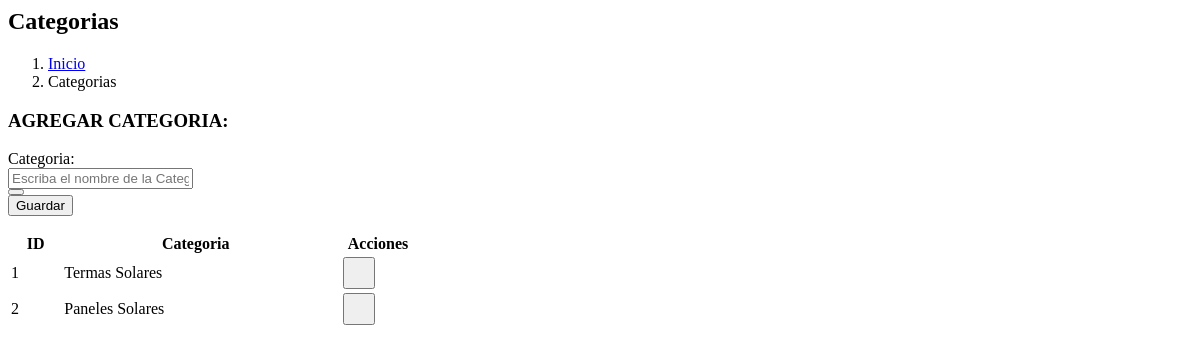
/administrador/category.php, run on an earlier commit of the app's database.
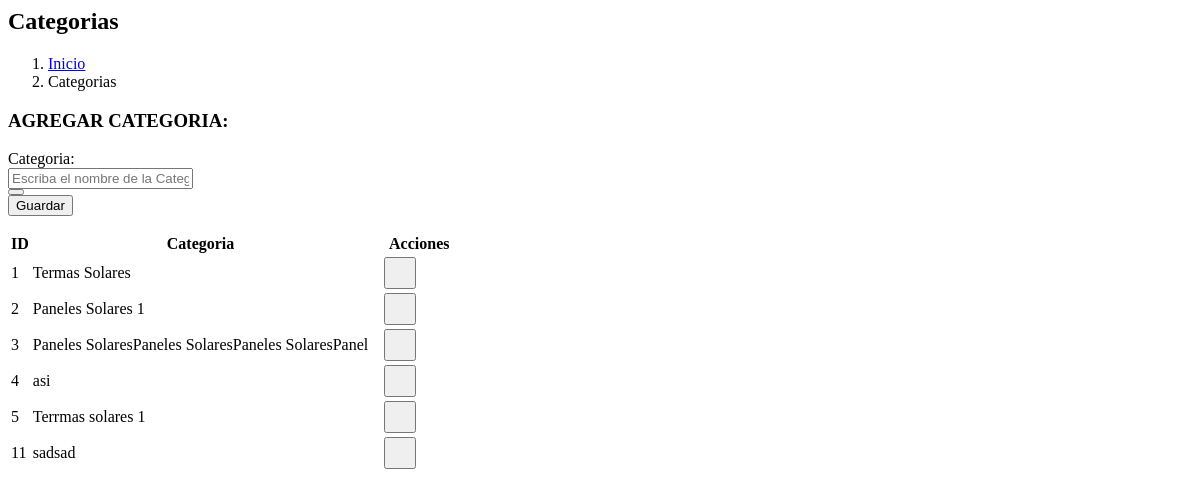
And on a later commit of the database.
### tables this page shows
CREATE TABLE `category` (
  `id` int(11) NOT NULL AUTO_INCREMENT,
  `category` varchar(50) NOT NULL,
  `slug` varchar(120) NOT NULL,
  PRIMARY KEY (`id`),
  UNIQUE KEY `category_slug_unique` (`slug`)
);

### administrador/category.php (the view, shortened to what this page needs)
<?php
include("conection.php");
if (!function_exists('categoryHtml')) {
  function categoryHtml($text)
  {
    return htmlspecialchars((string) $text, ENT_QUOTES, 'UTF-8');
  }
}
?>
<div class="content-wrapper">
  <section class="content-header">
    <div class="container-fluid">
      <div class="row mb-2">
        <div class="col-sm-6">
          <h1 class="font-weight-bold">Categorias</h1>
        </div>
        <div class="col-sm-6">
          <ol class="breadcrumb float-sm-right">
            <li class="breadcrumb-item"><a href="./">Inicio</a></li>
            <li class="breadcrumb-item active">Categorias</li>
          </ol>
        </div>
      </div>
    </div>
  </section>
  <section class="content">
    <div class="container-fluid">
      <div class="row">
        <div class="col-12">
          <div class="card card-success" id="cardCategory">
            <div class="card-header">
              <h3 class="card-title font-weight-bold title-category">AGREGAR CATEGORIA:</h3>
            </div>
            <div class="card-body">
              <div class="row taxonomy-admin-row">
                <div class="col-lg-4">
                  <form class="form-horizontal" action="categoryEvalua.php" method="GET">
                    <div class="form-group">
                      <label for="nombres" class="col-sm-12 ">Categoria: </label>
                      <div class="col-sm-12">
                        <div class="input-group">
                          <input type="text" class="form-control" id="category" name="category" placeholder="Escriba el nombre de la Categoria" required>
                          <div class="input-group-append">
                            <button type="button" onclick="erasedText()" class="btn btn-outline-secondary" title="Borrar">
                            </button>
                          </div>
                        </div>
                      </div>
                    </div>
                    <div class="form-group">
                      <div class="col-sm-offset-2 col-sm-10">
                        <button type="submit" class="btn btn-primary">Guardar</button>
                      </div>
                    </div>
                  </form>
                </div>
                <div class="col-lg-8 admin-table-panel">
                  <div class="admin-table-scroll">
                  <table class="table table-sm  table-hover" id="tableCategory">
                    <thead>
                      <tr>
                        <th>ID</th>
                        <th>Categoria</th>
                        <th class="col-actions">Acciones</th>
                      </tr>
                    </thead>
                    <tbody>
                      <?php
                      $query = "SELECT * FROM category";
                      $result = $conn->query($query);
                      while ($row = $result->fetch_assoc()) {
                      ?>
                        <tr>
                          <td><?php echo $row['id'] ?></td>
                          <td><?php echo categoryHtml($row['category']) ?></td>
                          <td class="col-actions">
                            <div class="taxonomy-actions">
                              <button type="button" onclick="dataEdit(event)" id="<?php echo $row['id'] ?>" data-category="<?php echo categoryHtml($row['category']) ?>" class="btn btn-sm btn-info" title="Editar" aria-label="Editar">
                              </button>
                              <a href="categoryEvalua.php?op=delete&id=<?php echo $row['id'] ?>" onclick="deleteCategory(event)" class="btn btn-sm btn-danger" title="Eliminar" aria-label="Eliminar">
                              </a>
                            </div>
                          </td>
                        </tr>
                      <?php
                      }
                      ?>
                    </tbody>
                  </table>
                  </div>
                </div>
              </div>
            </div>
          </div>
        </div>
      </div>
    </div>
  </section>
</div>

What changed in the data, as far as the page shows it:
changed category id 2: category "Paneles Solares" → "Paneles Solares 1"
added category: id "3", category "Paneles SolaresPaneles SolaresPaneles SolaresPanel"
added category: id "4", category "asi"
added category: id "5", category "Terrmas solares 1"
added category: id "11", category "sadsad"
